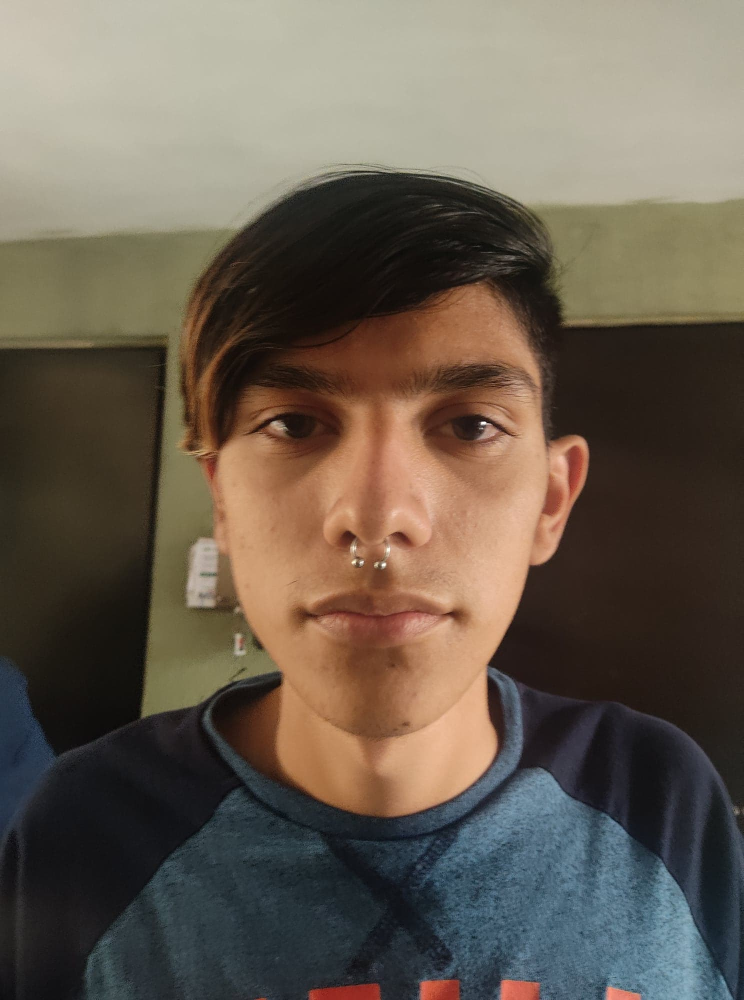
#> input picture Arturo.jpg, 1488 x 2000 px, given in place of the camera (shown at 1/2 size)
$ python pupilatam.py
#> lines starting #> are read from the running program, lines starting #| are printed output that depends on the picture; after the words box and inside, x2 and y2 are one past the last pixel; in counts of white or black regions, pixels touching at a corner belong together
import numpy as np
import cv2
import matplotlib.pyplot as plt
import matplotlib.animation as animation
eye_cascade = cv2.CascadeClassifier('haarcascade_eye.xml') #Cargar el archivo de cascada para reconocer los ojos
cap = cv2.VideoCapture(0)

diameter=[]
blink =False
bcount = -1
kernel = np.ones((5,5),np.uint8)
global a
font = cv2.FONT_HERSHEY_SIMPLEX
try:
    while(True):
        ret, img = cap.read()
#> img is the input picture: shape (2000, 1488, 3); mean B, G, R 80.6, 93.4, 104
        gray = cv2.cvtColor(img, cv2.COLOR_BGR2GRAY)
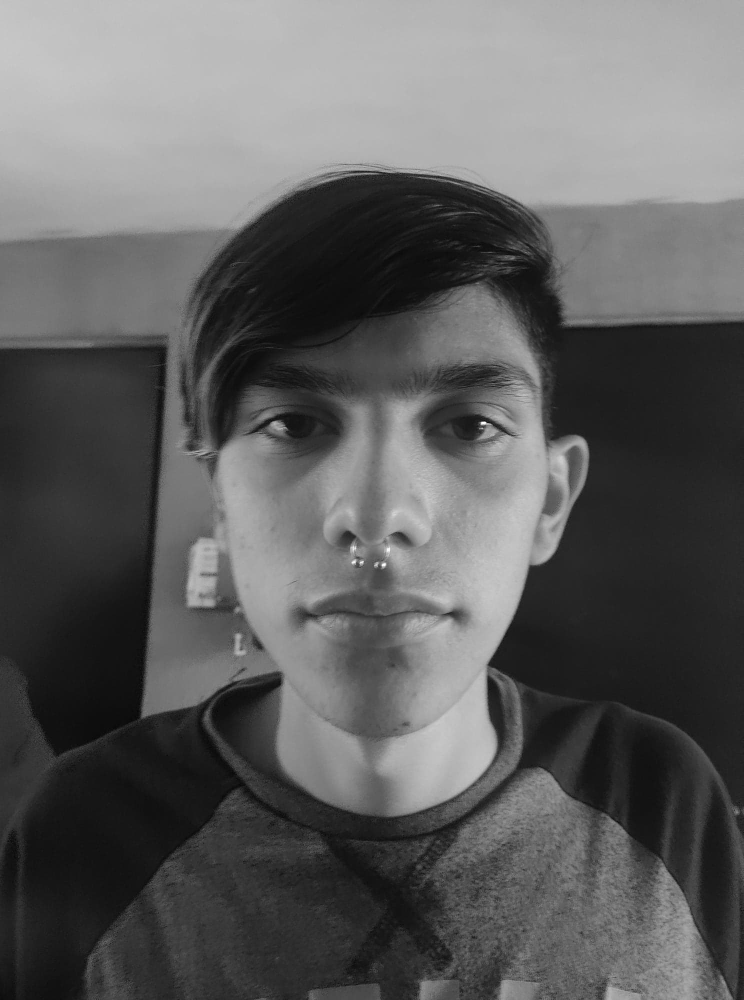
#> gray: shape (2000, 1488) (shown at 1/2 size); min 0, max 255, mean 95.1
        eyes = eye_cascade.detectMultiScale(gray,1.1,7)
#> eyes = [[735, 1102, 47, 47], [663, 1053, 63, 63], [870, 1199, 68, 68], [571, 1199, 69, 69], [790, 722, 254, 254], [469, 723, 243, 243]]
        if (len(eyes)>0):
            a = "Eye Open"

            if (blink==True):
                blink=False

            cv2.putText(img,a,(10,30), font, 1,(0,0,255),2,cv2.LINE_AA)
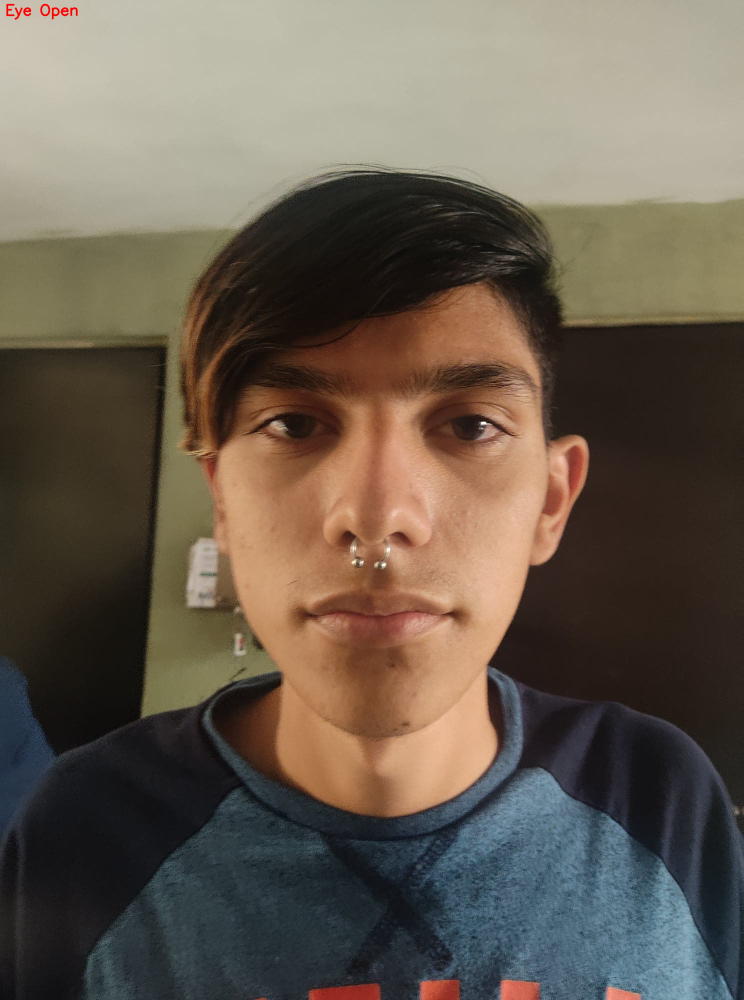
#> img: shape (2000, 1488, 3) (shown at 1/2 size); 0.06% of pixels changed, all inside (x1, y1, x2, y2) = (12, 7, 156, 40)

            for (ex,ey,ew,eh) in eyes:
                #cv2.rectangle(img,(ex,ey),(ex+ew,ey+eh),(0,255,0),2)
                roi_gray2 = gray[ey:ey+eh, ex:ex+ew]
                roi_color2 = img[ey:ey+eh, ex:ex+ew]
                blur = cv2.GaussianBlur(roi_gray2,(5,5),10)
                erosion = cv2.erode(blur,kernel,iterations = 2)
                ret3,th3 = cv2.threshold(erosion,0,255,cv2.THRESH_BINARY+cv2.THRESH_OTSU)
                circles = cv2.HoughCircles(erosion,cv2.HOUGH_GRADIENT,4,200,param1=20,param2=150,minRadius=0,maxRadius=0)
                try:
                    for i in circles[0,:]:
                        if(i[2]>0 and i[2]<55):
                            cv2.circle(roi_color2,(i[0],i[1]),i[2],(0,0,255),1)
                            cv2.putText(img,"Pupil Pos:",(450,30), font, 1,(0,0,255),2,cv2.LINE_AA)
                            cv2.putText(img,"X "+str(int(i[0]))+" Y "+str(int(i[1])),(430,60), font, 1,(0,0,255),2,cv2.LINE_AA)
                            d = (i[2]/2.0)
                            dmm = 1/(25.4/d)
                            diameter.append(dmm)
                            cv2.putText(img,str('{0:.2f}'.format(dmm))+"mm",(10,60), font, 1,(0,0,255),2,cv2.LINE_AA)
                            cv2.circle(roi_color2,(i[0],i[1]),2,(0,0,255),3)
                            #cv2.imshow('erosion',erosion)
                except Exception as e:
                    pass
#> this loop made 6 passes
#> (ex, ey, ew, eh, ret3) on passes 1 to 4: (735, 1102, 47, 47, 105), (663, 1053, 63, 63, 83), (870, 1199, 68, 68, 119), (571, 1199, 69, 69, 98)
#> (ex, ey, ew, eh, ret3, circles) on passes 5 to 6: (790, 722, 254, 254, 101, [[130, 98, 96.4]]), (469, 723, 243, 243, 82, [[122, 110, 109.6]])
#> pass 1, `erosion = cv2.erode(blur,kernel,iterations = 2)`:
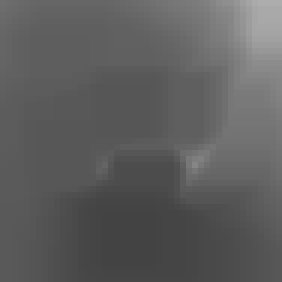
#> erosion: shape (47, 47) (shown 6 times larger); min 67, max 173, mean 93.6
#> after the loop:
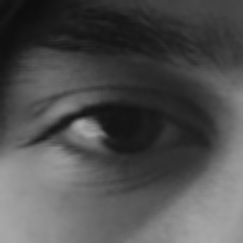
#> blur: shape (243, 243); min 14, max 170, mean 78.8
#> after the loop:
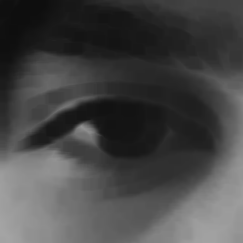
#> erosion: shape (243, 243); min 14, max 164, mean 70.3
#> after the loop:
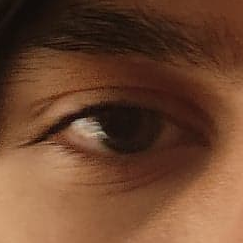
#> roi_color2: shape (243, 243, 3); mean B, G, R 46.4, 69.6, 109.3
#> after the loop, diameter = []

        else:
            if (blink==False):
                blink=True
                if blink==True:
                    cv2.putText(img,"Blink",(10,90), font, 1,(0,0,255),2,cv2.LINE_AA)
            a="Eye Close"
            cv2.putText(img,a,(10,30), font, 1,(0,0,255),2,cv2.LINE_AA)

        cv2.imshow('img',img)
        k = cv2.waitKey(30) & 0xff
#> (key Esc is pressed here)
        if k == 27:
            break
    plt.plot(diameter)
    plt.ylabel('pupil Diameter')
    plt.show()
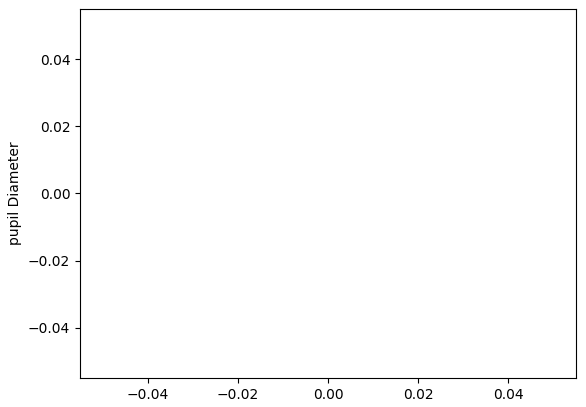
#> figure drawn by matplotlib, 1 panel
    cap.release()
    cv2.destroyAllWindows()
except:
    plt.plot(diameter)
    plt.ylabel('pupil Diameter')
    plt.show()

$ run again, on NiIdea.jpg
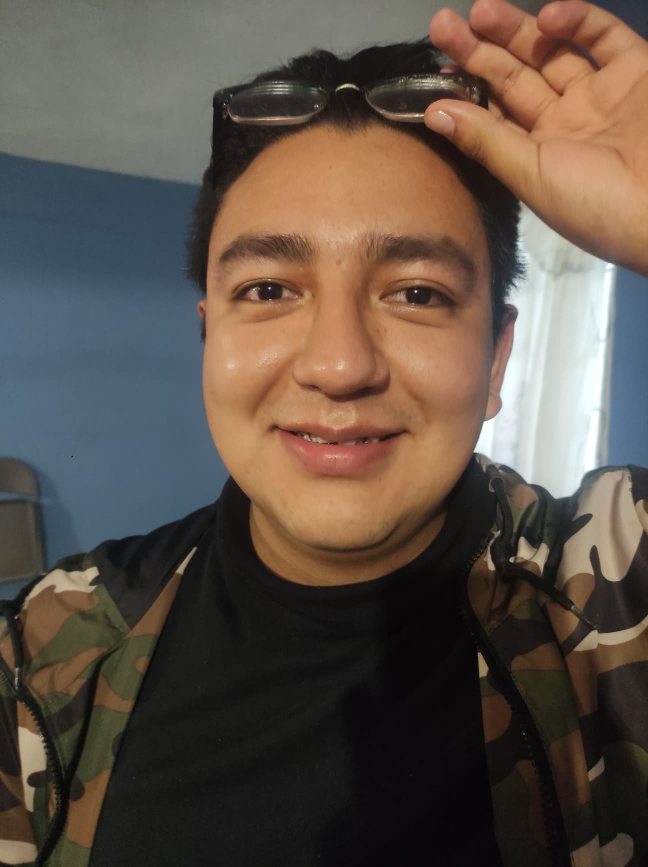
#> input picture NiIdea.jpg, 1296 x 1734 px, given in place of the camera (shown at 1/2 size)
#> img is the input picture: shape (1734, 1296, 3); mean B, G, R 72, 81.9, 94.2
#> `gray = cv2.cvtColor(img, cv2.COLOR_BGR2GRAY)`:
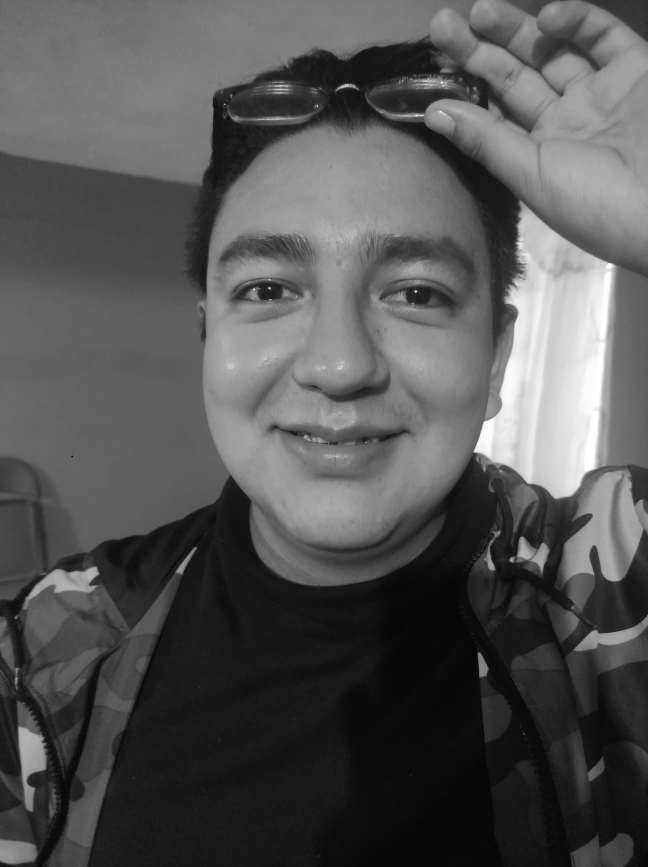
#> gray: shape (1734, 1296) (shown at 1/2 size); min 1, max 255, mean 84.5
#> eyes = [[525, 836, 44, 44], [702, 857, 45, 45], [579, 845, 58, 58], [937, 173, 61, 61], [456, 511, 148, 148], [421, 474, 73, 73], [738, 506, 173, 173], [568, 744, 249, 249]]
#> img: shape (1734, 1296, 3); 0.08% of pixels changed, all inside (x1, y1, x2, y2) = (12, 7, 156, 40)
#> the loop `for (ex,ey,ew,eh) in eyes:` made 8 passes
#> (ex, ey, ew, eh, ret3) on passes 1, 2, 3, 4, 6: (525, 836, 44, 44, 91), (702, 857, 45, 45, 65), (579, 845, 58, 58, 78), (937, 173, 61, 61, 88), (421, 474, 73, 73, 100)
#> after the loop `for (ex,ey,ew,eh) in eyes:`:
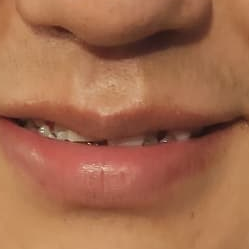
#> roi_color2: shape (249, 249, 3); mean B, G, R 76.2, 105.6, 162.3
#> after the loop `for (ex,ey,ew,eh) in eyes:`: diameter = []
